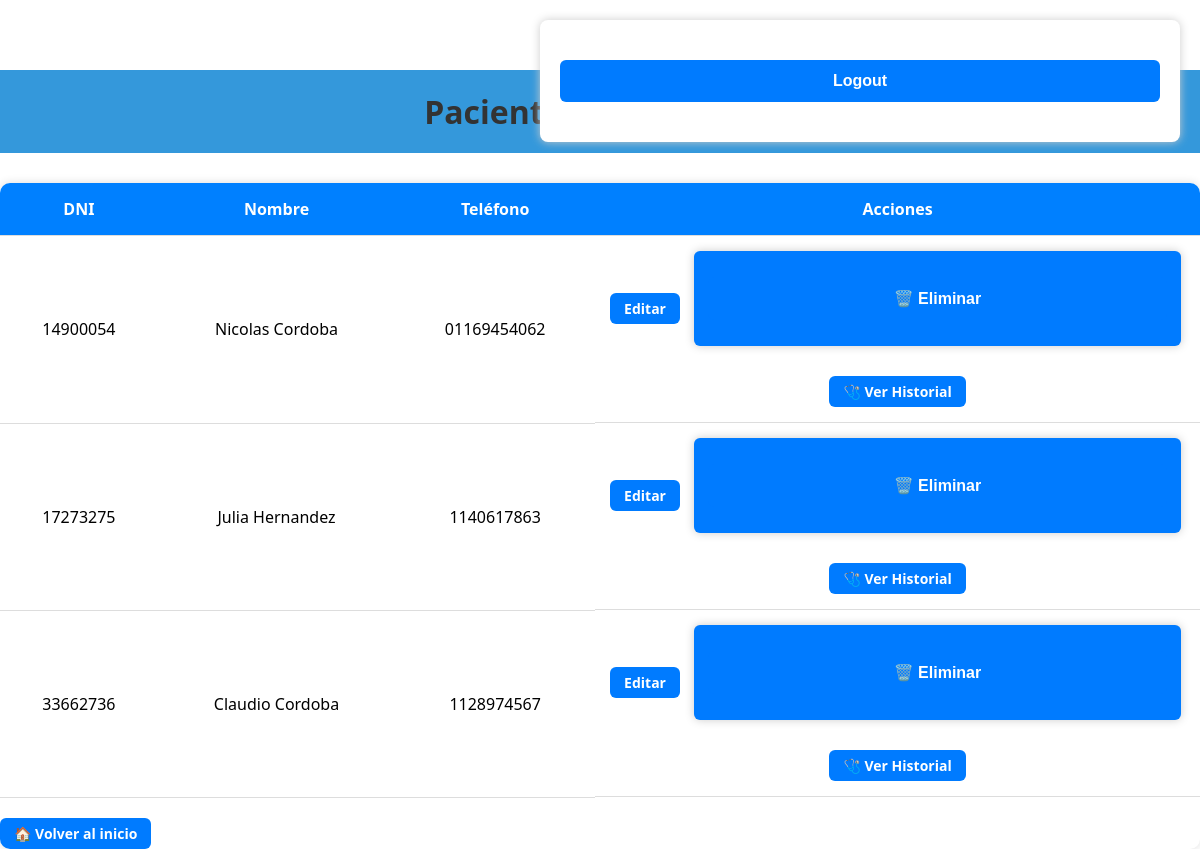
The app's page /vistap (signed in) with its own data.
### app.py (models this page shows, shortened)
class Paciente(db.Model):
    __tablename__ = 'paciente'
    dni = db.Column(db.Integer, primary_key=True)
    nombre = db.Column(db.String(100), nullable=False)
    tel = db.Column(db.String(10))

### app.py (the view)
@app.route('/vistap')
def ver_pacientes():
    pacientes = Paciente.query.all()
    return render_template('vistap.html', pacientes=pacientes)

### templates/vistap.html (shortened to what this page needs)
<!DOCTYPE html>
<html lang="en">
<head>
    <link rel="stylesheet" href="{{ url_for('static', filename='style.css') }}">
</head>
<body>
{% extends "base.html" %}
{% block content %}
<h1 class="titulo">Pacientes Registrados</h1>
<div class="tabla-container">
  <table class="tabla-estilo">
        <thead>
            <tr>
                <th>DNI</th>
                <th>Nombre</th>
                <th>Teléfono</th>
                <th>Acciones</th>
            </tr>
        </thead>
<tbody>
            {% for paciente in pacientes %}
            <tr>
                <td>{{ paciente.dni }}</td>
                <td>{{ paciente.nombre }}</td>
                <td>{{ paciente.tel }}</td>
                <td class="acciones">
                    <a href="{{ url_for('edit', dni=paciente.dni) }}"class="btn-accion editar">Editar</a>
                    <form action="{{ url_for('delete', dni=paciente.dni) }}"class="btn-accion editar" method="POST" style="display:inline;">
                        <button type="submit">🗑️ Eliminar</button>
                    </form>
                    <a href="{{ url_for('ver_historial', dni=paciente.dni) }}"class="btn-accion editar">🩺 Ver Historial</a>
                </td>
            </tr>
                {% endfor %}
            </tbody>
    </table>
    <div class="text-center mt-3">
        <a href="{{ url_for('index') }}" class="btn-accion editar">🏠 Volver al inicio</a>
    </div>
</div>
{% endblock %}

### static/style.css (style rules this page uses)
body { font-family: Arial, sans-serif; background-color: #f4f4f4; margin: 0; padding: 0; }
h1 { background-color: #3498db; color: white; padding: 20px; text-align: center; margin-bottom: 30px; }
form { width: 80%; max-width: 600px; margin: auto; background: white; padding: 20px; border-radius: 8px; box-shadow: 0 0 10px #ccc; }
input, select, textarea, button { width: 100%; padding: 10px; margin-top: 10px; margin-bottom: 20px; border: 1px solid #ccc; border-radius: 5px; }
button { background-color: #2ecc71; color: white; font-weight: bold; border: none; cursor: pointer; }
a { color: #2980b9; text-decoration: none; display: block; text-align: center; margin-top: 20px; }
body { margin: 0; font-family: 'Segoe UI', sans-serif; background: url('/static/bg-form.jpg') no-repeat center center fixed; background-size: cover; }
button { margin-top: 20px; width: 100%; padding: 12px; background-color: #007BFF; color: white; font-size: 16px; border: none; border-radius: 6px; cursor: pointer; transition: background 0.3s; }
.tabla-container { margin-top: 30px; border-radius: 10px; overflow: hidden; box-shadow: 0 0 10px #ddd; }
.tabla-estilo { width: 100%; border-collapse: collapse; font-family: 'Segoe UI', sans-serif; }
.tabla-estilo thead { background-color: #0080ff; color: white; }
.tabla-estilo th, .tabla-estilo td { padding: 15px; text-align: center; border-bottom: 1px solid #ddd; }
.titulo { text-align: center; margin-top: 30px; color: #333; }
.acciones { display: flex; gap: 8px; flex-wrap: wrap; justify-content: center; }
.acciones { display: flex; gap: 10px; justify-content: center; align-items: center; flex-wrap: wrap; }
.btn-accion { background-color: #007bff; color: white; border: none; padding: 6px 14px; font-size: 14px; font-weight: bold; border-radius: 6px; text-decoration: none; cursor: pointer; display: inline-block; transition: background-color 0.3s ease; }

### records on screen
Paciente: dni "14900054", nombre "Nicolas Cordoba", tel "01169454062"
Paciente: dni "17273275", nombre "Julia Hernandez", tel "1140617863"
Paciente: dni "33662736", nombre "Claudio Cordoba", tel "1128974567"
